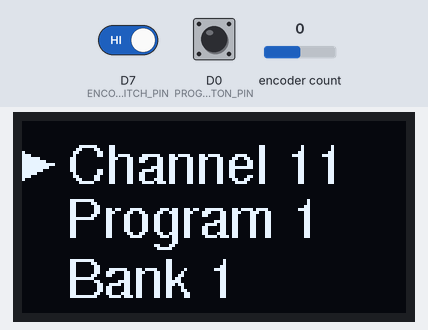
Bench run of a sketch on a simulated ESP8266 (NodeMCU). Shown: 128×64 one-colour display. The test bench sets the inputs (shaded band); at power-on: D0 (PROGRAM_CHANGE_BUTTON_PIN) HIGH, D7 (ENCODER_SWITCH_PIN) HIGH, encoder count 0. MIDI output is not drawn.

Above: at 2.2 s.
2.3 s: D0 (PROGRAM_CHANGE_BUTTON_PIN) pulled LOW for 1 s
At 2.56 s:
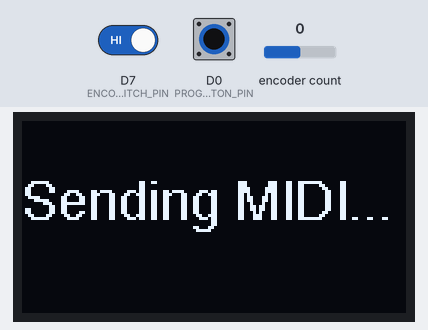
4.8 s: D7 (ENCODER_SWITCH_PIN) driven LOW
At 4.92 s:
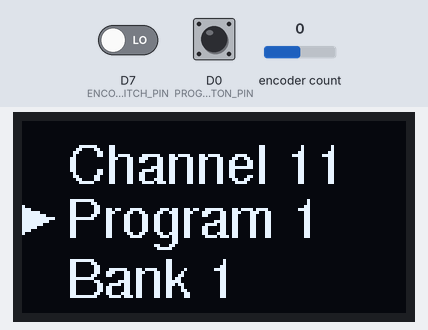
6.3 s: encoder count set to 1
At 6.53 s:
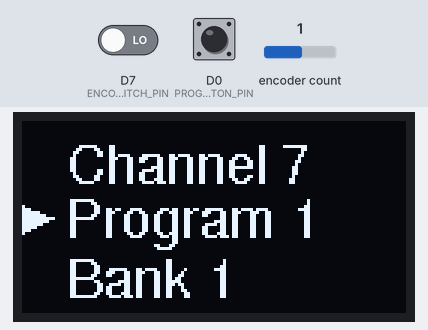
7.8 s: encoder count set to 2
At 7.95 s:
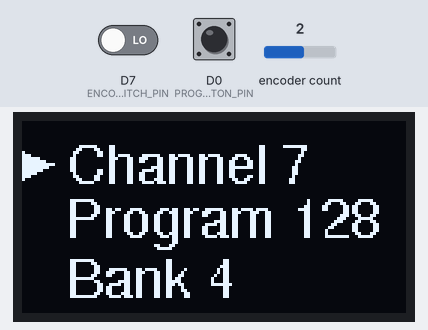
9.3 s: encoder count set to 3
At 9.56 s:
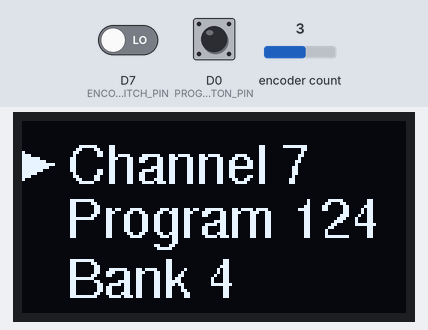
10.8 s: D0 (PROGRAM_CHANGE_BUTTON_PIN) pulled LOW for 3.2 s
At 11.2 s:
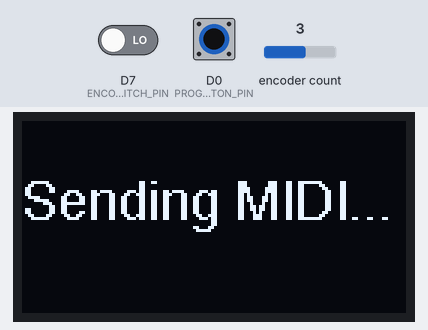
Timing chart, 0 to 13.8 s (numbered marks = the images above; inputs shaded):
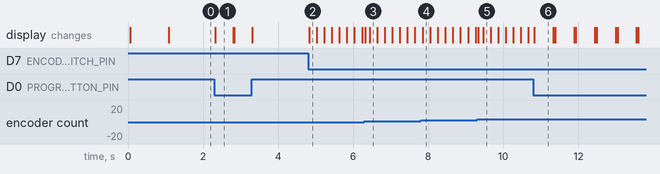

Measured:
- after the input at 2.3 s, the display: changes at once (image 1)
- after the input at 4.8 s, the display: changes at once (image 2)
- after the input at 6.3 s, the display: first changes at once (image 3 shows a later state)
- after the input at 7.8 s, the display: changes after 0.05 s (image 4)
- after the input at 9.3 s, the display: first changes at once (image 5 shows a later state)
- after the input at 10.8 s, the display: changes at once (image 6)
- what the display in image 1 shows lasts 0.5 s, from 2.3 s to 2.8 s

The sketch:

miditapCPcommand.ino
```cpp
#include <MIDI.h>
#include <Adafruit_SSD1306.h>
#include <Adafruit_GFX.h>
#include <Fonts/FreeSans9pt7b.h>  // Include a custom font
#include <Encoder.h>

// Constants
#define PROGRAM_CHANGE_BUTTON_PIN 16  // Pin for sending MIDI program change command
#define MIDI_TX_PIN D7            // TX pin used for MIDI communication
#define ENCODER_PIN_A 14          // Pin A (CLK) for rotary encoder
#define ENCODER_PIN_B 12          // Pin B (DT) for rotary encoder
#define ENCODER_SWITCH_PIN 13     // Pin for rotary encoder switch (SW)
#define DEFAULT_PROGRAM_NUMBER 0  // Default program number
#define DEFAULT_MIDI_CHANNEL 11   // Default MIDI channel

// OLED Display Settings
#define SCREEN_WIDTH 128
#define SCREEN_HEIGHT 64
Adafruit_SSD1306 display(SCREEN_WIDTH, SCREEN_HEIGHT, &Wire, -1);

// Parameters
#define DISPLAY_OFFSET 1  // Offset for display to match device numbering (e.g., display 1-128 instead of 0-127)
#define TOTAL_BANKS 4     // Total number of banks available on the device

// Variables
Encoder encoder(ENCODER_PIN_A, ENCODER_PIN_B);  // Rotary encoder instance
int programNumber = DEFAULT_PROGRAM_NUMBER;
int bankNumber = 0;  // Bank selection variable
int midiChannel = DEFAULT_MIDI_CHANNEL;
long lastEncoderPosition = 0;
bool isChannelSelect = true;  // Toggle between channel and program selection

// MIDI Setup
MIDI_CREATE_INSTANCE(HardwareSerial, Serial, MIDI);  // Use hardware Serial for MIDI

void setup() {
  pinMode(PROGRAM_CHANGE_BUTTON_PIN, INPUT_PULLUP);  // Set button pin as input with pull-up resistor
  pinMode(ENCODER_SWITCH_PIN, INPUT_PULLUP);  // Set switch pin as input with pull-up resistor

  // Initialize OLED for 128x64 screen
  if (!display.begin(SSD1306_SWITCHCAPVCC, 0x3C)) {
    for (;;);
  }

  // Display welcome message
  display.clearDisplay();
  display.setFont(&FreeSans9pt7b);  // Set the custom font
  display.setTextColor(WHITE);
  display.setCursor(0, 20);
  display.println("MIDI Setup");
  display.display();
  delay(1000);

  updateDisplay();  // Initial display update for program and channel

  Serial.begin(31250);  // Initialize MIDI at 31250 baud using the TX pin
  MIDI.begin(MIDI_CHANNEL_OMNI);
}

void loop() {
  handleEncoderSwitch();
  adjustChannelOrProgram();
  handleProgramChangeButton();
}

// Handle encoder switch press to toggle between channel and program selection
void handleEncoderSwitch() {
  static unsigned long lastPressTime = 0;
  unsigned long currentTime = millis();
  if (digitalRead(ENCODER_SWITCH_PIN) == LOW && (currentTime - lastPressTime) > 200) {  // Debounce delay
    isChannelSelect = !isChannelSelect;                                                 // Toggle selection mode
    updateDisplay();                                                                    // Update display to show active selection mode
    lastPressTime = currentTime;
  }
}

// Adjust channel or program based on encoder movement
void adjustChannelOrProgram() {
  long newEncoderPosition = encoder.read();
  if (newEncoderPosition != lastEncoderPosition) {
    long change = (lastEncoderPosition - newEncoderPosition);
    if (isChannelSelect) {
      midiChannel += change;
      if (midiChannel < 1) midiChannel = 1;
      if (midiChannel > 16) midiChannel = 1;
    } else {
      programNumber += change;
      if (programNumber < 0) {
        programNumber = 127;
        bankNumber = (bankNumber == 0) ? TOTAL_BANKS - 1 : bankNumber - 1;
      } else if (programNumber > 127) {
        programNumber = 0;
        bankNumber = (bankNumber + 1) % TOTAL_BANKS;
      }
    }
    lastEncoderPosition = newEncoderPosition;
    updateDisplay();
  }
}

// Function to update OLED with current program and channel
void updateDisplay() {
  display.clearDisplay();
  display.setFont(&FreeSans9pt7b);  // Set the custom font

  // Draw indicator separately at column 0
  if (isChannelSelect) {
    display.fillTriangle(0, 10, 10, 14, 0, 19, WHITE);  // Triangle for channel select, higher position
  } else {
    display.fillTriangle(0, 28, 10, 32, 0, 37, WHITE);  // Triangle for program select, lower position
  }

  // Draw channel text starting from a fixed column
  display.setCursor(15, 20);
  display.print("Channel ");
  display.println(midiChannel);

  // Draw program text starting from a fixed column
  display.setCursor(15, 38);
  display.print("Program ");
  display.println(programNumber + DISPLAY_OFFSET);

  // Draw bank text starting from a fixed column
  display.setCursor(15, 58);
  display.print("Bank ");
  display.println(bankNumber + 1);

  display.display();
}

// Function to handle program change button press
void handleProgramChangeButton() {
  if (digitalRead(PROGRAM_CHANGE_BUTTON_PIN) == LOW) {
    displayMessage("Sending MIDI...");
    MIDI.sendControlChange(0, bankNumber, midiChannel);  // Send bank select message (Control Change)
    MIDI.sendProgramChange(programNumber, midiChannel);
    delay(200);  // Debounce delay
    updateDisplay();  // Return to the normal display
  }
}

// Function to display a temporary message on OLED
void displayMessage(const char* message) {
  display.clearDisplay();
  display.setFont(&FreeSans9pt7b);
  display.setTextColor(WHITE);
  display.setCursor(0, 32);
  display.println(message);
  display.display();
}
```
